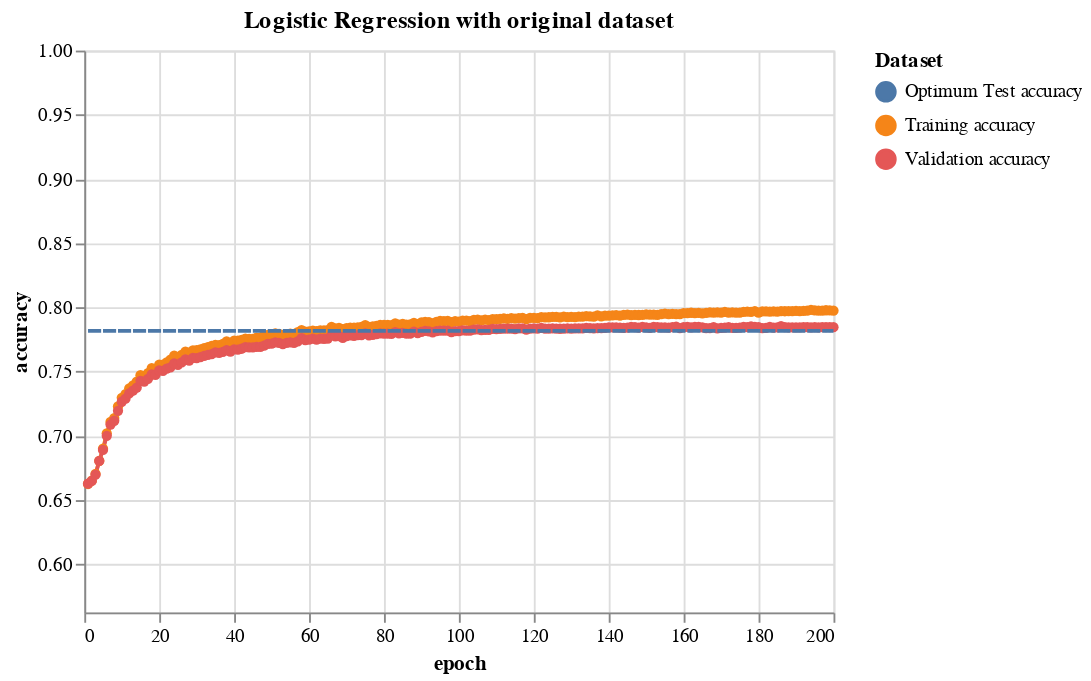

The notebook cell saved with this chart:
### Markdown cell above
Epoch 194 Test set accuracy is:0.7815719971729346, begins to fall after

### Code cell
training_lines(train_accuracies, valid_accuracies, max(test_accuracies), "Logistic Regression with original dataset")

### Figure 1 — Vega-Lite specification as saved in the notebook (floating-point values rounded to 4 significant figures; data arrays with more than 128 entries replaced by an {"elided": "..."} marker saying what was removed)
{"config": {"view": {"continuousWidth": 400, "continuousHeight": 300}}, "layer": [{"data": {"name": "data-8aa03fc55ba55feb4ef75e419774f86d"}, "mark": {"type": "line", "point": true}, "encoding": {"color": {"type": "nominal", "field": "Dataset"}, "x": {"type": "quantitative", "axis": {"tickMinStep": 1}, "field": "epoch"}, "y": {"type": "quantitative", "field": "accuracy", "scale": {"domain": [0.5626, 1]}}}}, {"data": {"name": "data-28aeeb00745dd36d3dc4dfbaf9ce53f1"}, "mark": {"type": "line", "strokeDash": [7, 1]}, "encoding": {"color": {"type": "nominal", "field": "Dataset"}, "x": {"type": "quantitative", "axis": {"tickMinStep": 1}, "field": "epoch"}, "y": {"type": "quantitative", "field": "accuracy", "scale": {"domain": [0.5626, 1]}}}}], "title": {"text": "Logistic Regression with original dataset"}, "$schema": "https://vega.github.io/schema/vega-lite/v4.8.1.json", "datasets": {"data-8aa03fc55ba55feb4ef75e419774f86d": {"elided": "400 records"}, "data-28aeeb00745dd36d3dc4dfbaf9ce53f1": {"elided": "200 records"}}}
